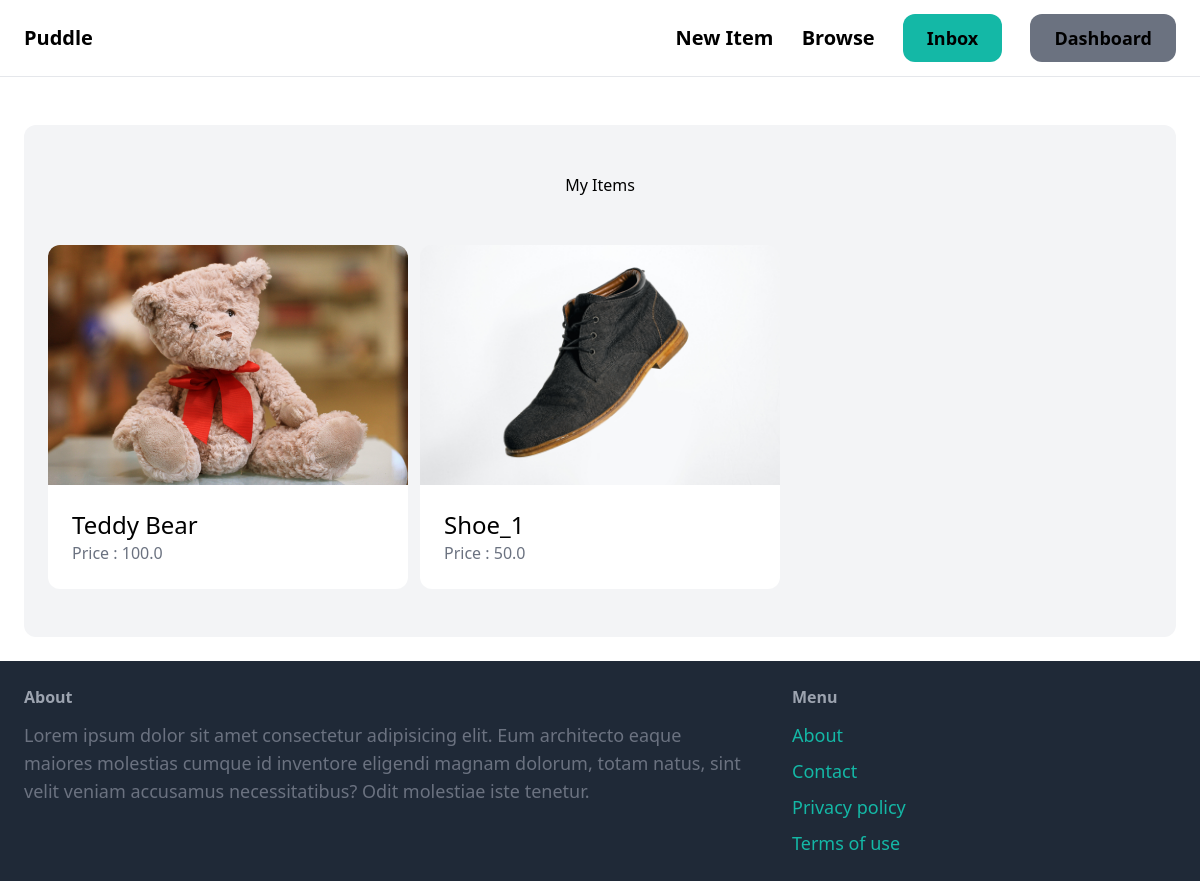
Before: /dashboard/ (signed in) with the older database file.
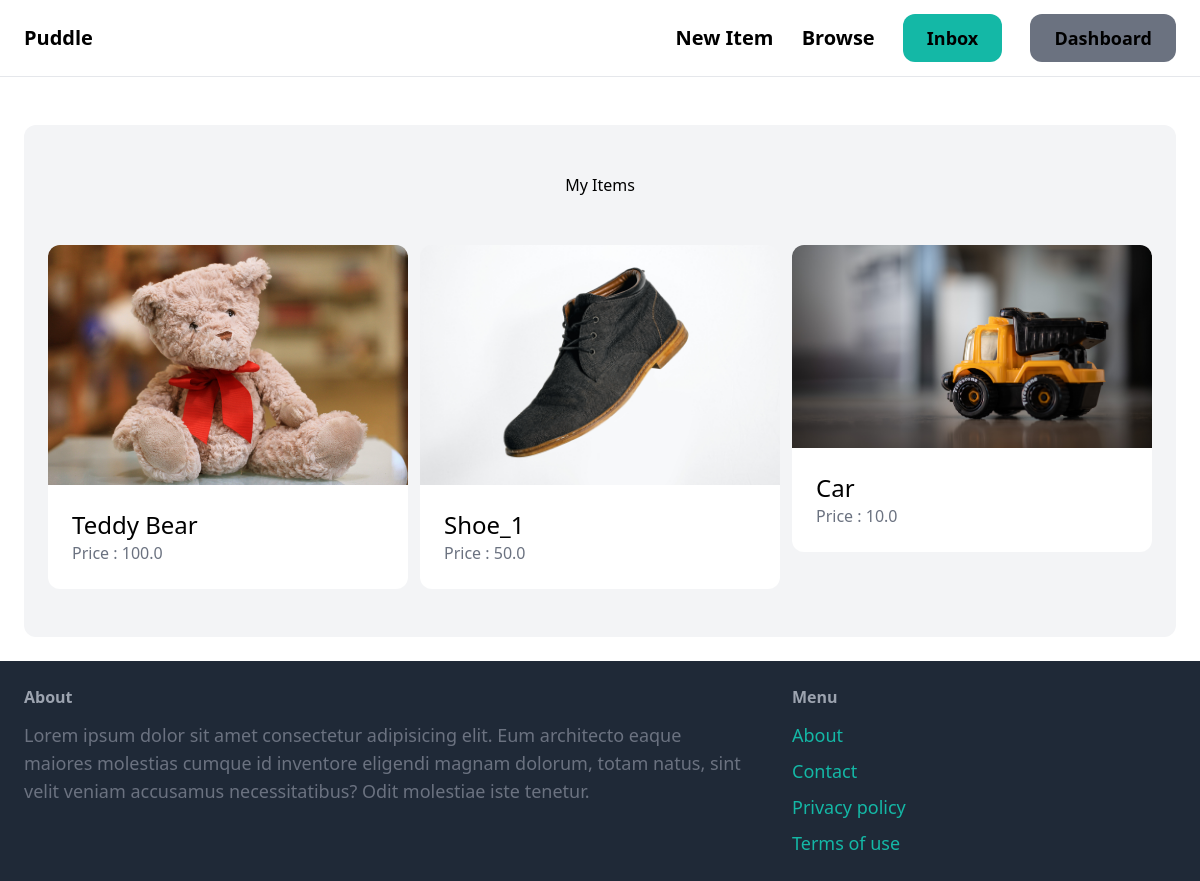
After: the same page with the newer database file.
### item/models.py (models this page shows, shortened)
class Item(models.Model):
    category = models.ForeignKey(Category, related_name='items', on_delete=models.CASCADE)
    name = models.CharField(max_length=255)
    description = models.TextField(blank=True, null=True)
    price = models.FloatField()
    image = models.ImageField(upload_to='item_images', blank=True, null=True)
    is_sold = models.BooleanField(default=False)
    created_by = models.ForeignKey(User, related_name='items', on_delete=models.CASCADE)
    created_at = models.DateTimeField(auto_now_add=True)

### dashboard/views.py (the view)
# urls.py: path('', views.index, name='index'),
@login_required
def index(request):
    items = Item.objects.filter(created_by=request.user)
    return render(request, 'dashboard/index.html',{
        'items': items,
    })

### dashboard/templates/dashboard/index.html (shortened to what this page needs)
{% extends 'core/base.html' %}
{% block content %}
<div class="mt-6 px-6 py-12 bg-gray-100 rounded-xl">
    <h2 class="mb-12 text=2xl text-center">My Items</h2>
    <div class="grid grid-cols-3 gap-3">
        {% for item in items %}
            <div>
                <a href="{% url 'item:detail' item.id %}">
                    <div>
                        <img src="{{ item.image.url }}" class="rounded-t-xl">
                    </div>
                    <div class="p-6 bg-white rounded-b-xl">
                        <h2 class="text-2xl">{{ item.name }}</h2>
                        <p class="text-gray-500">Price : {{ item.price }}</p>
                    </div>
                </a>
            </div>
        {% endfor %}
    </div>
</div>
{% endblock %}

Changed rows visible on the page:
added Item: image (picture), name "Car", price "10.0"
